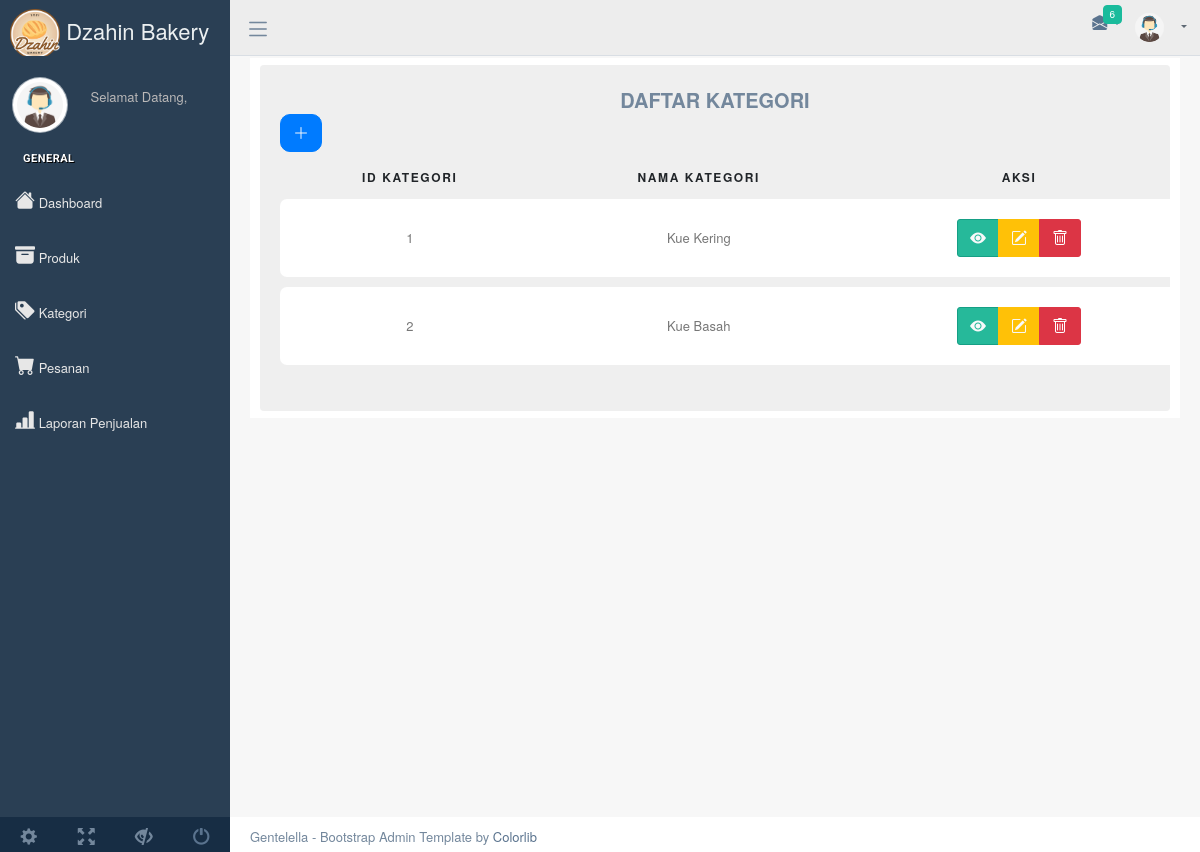
/index.php/admin/kategori, run on an earlier commit of the app's database.
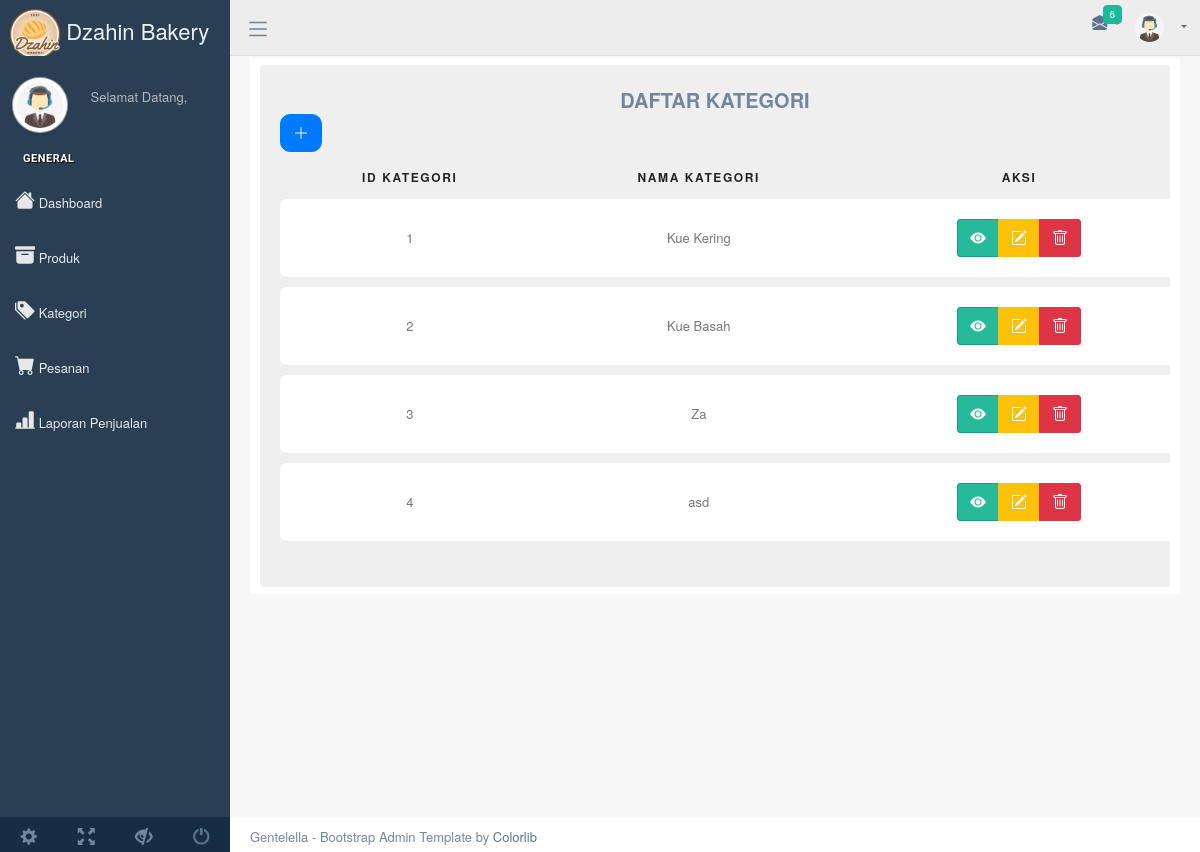
And on a later commit of the database.
### tables this page shows
CREATE TABLE `tbl_kategori` (
  `idKategori` int(11) NOT NULL,
  `namaKategori` varchar(30) NOT NULL
);

### application/controllers/Admin.php (called while the page is built, shortened)
<?php
class Admin extends CI_Controller
{
  public function __construct()
  {
    $this->load->library('form_validation');
    $this->load->model('Madmin');
  }
    public function kategori()
      {
          $data['produk'] = $this->Madmin->tampilJoinKategori()->result();
          $data['kategori'] = $this->Madmin->get_all_data('tbl_kategori')->result();
          $this->load->view('admin/sidebar');
          $this->load->view('admin/menu');
          $this->load->view('admin/kategori', $data);
          $this->load->view('admin/footer');
      }
}

### index.php (called while the page is built, shortened)
<?php
require_once BASEPATH.'core/CodeIgniter.php';

### application/models/Madmin.php (called while the page is built, shortened)
<?php
class Madmin extends CI_Model
{
  public function get_all_data($tabel)
  {
    $q = $this->db->get($tabel);
    return $q;
  }
  public function tampilJoinKategori(){
    $this->db->select('*');
		$this->db->from('tbl_produk');
		$this->db->join('tbl_kategori', 'tbl_produk.idKategori = tbl_kategori.idKategori', 'left');
		$this->db->where('tbl_produk.idKategori');
		return $this->db->get();
	}
}

### application/views/admin/kategori.php (the view, shortened to what this page needs)
<div class="right_col" role="main">
    <div class="row mt-5">
        <div class="col-md-12 col-sm-12">
            <div class="dashboard_graph">
                <div class="row justify-content-center">
                    <div class="col-md-12">
                        <div class="row justify-content-center">
                            <div class="col-md-12">
                                <div class="table-responsive custom-table-responsive">
                                  <table class="table custom-table text-center">
                                      <thead>
                                      <nav class="text-center" aria-label=" breadcrumb">
                                        <a class="breadcrumb-item" aria-current="page" style="font-size:20px;"><b>DAFTAR KATEGORI</b></a>
                                      </nav>
                                      <tr>
                                        <a type="button" class="btn btn-primary text-light" style="border-radius: 10px;" title="Tambah Produk" data-toggle="modal"  data-target="#tambahkategori" >
                                          <i class="bi bi-plus-lg"></i>
                                        </a>
                                        <th scope="col" class="align-middle">id Kategori</th>
                                        <th scope="col" class="align-middle">Nama Kategori</th>
                                        <th scope="col" class="align-middle">Aksi</th>
                                      </tr>
                                      </thead>
                                      <tbody>
                                      <tr scope="row">
                                          <?php foreach ($kategori as $val) { ?>
                                          <td class="align-middle">
                                          <?php echo $val->idKategori; ?>
                                          </td>
                                          <td class="align-middle">
                                          <?php echo $val->namaKategori; ?>
                                          </td>
                                          <td class="align-middle">
                                            <div class="btn-group">
                                              <button  type="button" class="btn btn-success text-light" title="Lihat Detail Produk" data-toggle="modal"  data-target="#daftarproduk<?php echo $val->idKategori ?>">
                                                <i class="bi bi-eye-fill"></i>
                                              </button>
                                              <a type="button" class="btn btn-warning text-light" title="Edit Produk" data-toggle="modal"  data-target="#editkategori<?php echo $val->idKategori ?>">
                                                <i class="bi bi-pencil-square"></i>
                                              </a>
                                              <a type="button" class="btn btn-danger" title="Delete Produk" class="btn-danger" href="<?php echo site_url('admin/delete_produk/' . $val->idKategori); ?>" onclick="return confirm('Yakin Akan Hapus Data Ini?')">
                                                <i class="bi bi-trash"></i>
                                              </a>
                                            </div>
                                          </td>
                                      </tr>
                                      <tr class="spacer"><td colspan="100"></td></tr>
                                      <?php } ?>
                                      </tbody>
                                  </table>
                                </div>
                            </div>
                        </div>
                    </div>
                </div>
            </div>
        </div>
    </div>
</div>

What changed in the data, as far as the page shows it:
added tbl_kategori: idKategori "3", namaKategori "Za"
added tbl_kategori: idKategori "4", namaKategori "asd"
